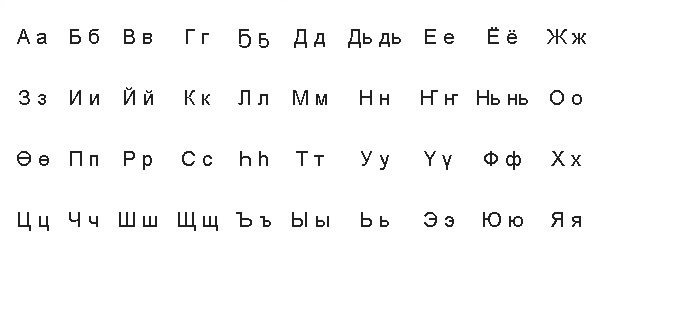
#> input picture FirstProjectLetterSearchByError/kartinka1.jpg, 690 x 327 px
$ python LetterSearchByError.py
#> lines starting #> are read from the running program, lines starting #| are printed output that depends on the picture; after the words box and inside, x2 and y2 are one past the last pixel; in counts of white or black regions, pixels touching at a corner belong together
import numpy as np
from PIL import Image #библиотека "Pillow", чтобы получить доступ к конкретному пикселю

CREATEBASE="off" #чтобы записать буквы с картинки в *txt, напишите "on" (создать базу) по оси x,y
BASE="base500" #наименование папки базы (500-кол-во циклов в нейронке)
ENTER=[[],[]]


                                ##ФУНКЦИИ:

                        ##ПОЛУЧАЕМ МАТРИЦУ ИЗ КАРТИНКИ №1
def imageToMatrix(img,width,height,pix):
    matrix=[]
    for x in range(width):
        array=[]
        for y in range(height):
            a = pix[x, y][0]
            b = pix[x, y][1]
            c = pix[x, y][2]
            S = a + b + c
            if (S > 255):
                array.append(0)
            else:
                array.append(1)
        matrix.append(array)
    matrix=np.array(matrix).T #получим матрицу от 0 до 1 из рисунка

    #заполнит матрицу нулями по гориз. и по верт., чтобы алгоритм смог начать с отсеивания нулей.
    matrix=np.column_stack((np.linspace(0,0,len(matrix[0])), matrix.T, np.linspace(0,0,len(matrix[0]))))
    matrix=np.column_stack((np.linspace(0,0,len(matrix[0])), matrix.T, np.linspace(0,0,len(matrix[0]))))
    return(matrix);

                     ##РАЗБИЕНИЕ МАТРИЦЫ НА ОТДЕЛЬНЫЕ ЧАСТИ №2

def createSpace(x):
    section=[]
    i=-1
    for y in x:
        if sum(y)==0:
            i+=1
            m=[]
            section.append(m)
        section[i].insert(0,y)
    return(section)

def createSplit(x,y):
    for i in createSpace(x):
        letter=[]
        if np.sum(i)>0:
            z=0
            for n in createSpace(np.array(i).T):

                if np.sum(n)>0:
                    let=[]
                    for j in np.array(n).T:
                        let.insert(0,j)
                    let1=[]
                    for j in np.array(let).T:
                        let1.insert(0,j)
                    letter.append(np.array(let1).T )
                    z=0
                if np.sum(n)==0:
                    z+=1
                if z>10:
                    z=0
                    letter.append([])
            #удаление лишних нулей
            for i in letter:
                arraystart=[]
                for j in i:
                    if sum(j)>0:
                        arraystart.insert(0,j)
                arraystart=np.array(arraystart)
                arrayend=[]
                for t in arraystart.T:
                    if sum(t)>0:
                        arrayend.insert(0,t)
                if i==[]:
                    arrayend.append([])
                arrayend=np.array(arrayend).T
                y.append(arrayend)
            y.append(ENTER)


                        ##ПОДСЧЕТ СРЕД. ШИР. И ДЛИНЫ БУКВ №3


# [76 lines left out: functions averageSizes, addZeros, checkMatrix, NeuralNetwork, not called in this run]


                            #ЗАПУСК! RUN! в 5 этапов


transcript=[["А"],["а"],["Б"],["б"],["В"],["в"],["Г"],["г"],["G"],["g"],["Д"],["д"],["Д"],["ь"],["д"],["ь"],["Е"],["е"],["Ё"],["ё"],["Ж"],["ж"],["З"],["з"],["И"],["и"],["Й"],["й"],["К"],["к"],["Л"],["л"],["М"],["м"],["Н"],["н"],["НГ"],["нг"],["Н"],["ь"],["н"],["ь"],["О"],["о"],["82"],["8"],["П"],["п"],["Р"],["р"],["С"],["с"],["h2"],["h"],["T"],["т"],["У"],["у"],["Y"],["y"],["Ф"],
             ["ф"],["X"],["x"],["Ц"],["ц"],["Ч"],["ч"],["Ш"],["ш"],["Щ"],["щ"],["Ъ"],["ъ"],["Ь"],["I"],["ь"],["i"],["Ь"],["ь"],["Э"],["э"],["Ю"],["ю"],["Я"],["я"]]
lettersmatrix=[]
out=[" "]
#1
img = Image.open("kartinka1.jpg")
#> img is the input picture: PIL image 690x327 RGB; min 24, max 255, mean 249
width = img.size[0]
#> width = 690
height = img.size[1]
#> height = 327
pix = img.load()
matrix=imageToMatrix(img,width,height,pix)
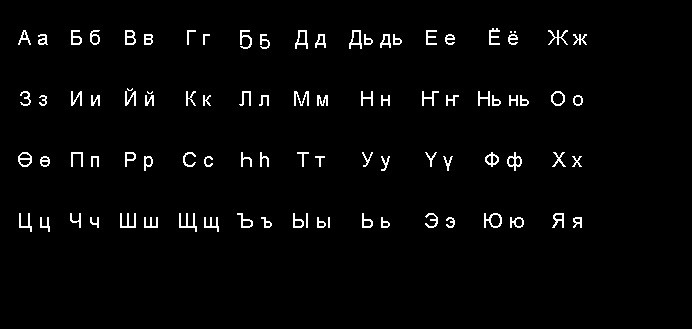
#> matrix: shape (329, 692) float64; values 0 (black) and 1 (white), 2.6% white in thin lines or dots, all inside (x1, y1, x2, y2) = (18, 28, 587, 232)

#2
createSplit(matrix, lettersmatrix)
#> in createSpace, `i=-1`: i = -1
#> the loop in createSplit, `for i in createSpace(x):` made 28 passes
#> after the loop in createSplit, `for i in createSpace(x):`: y = [empty array]
#> (the run stopped early here; a loop or call above may not have finished)
